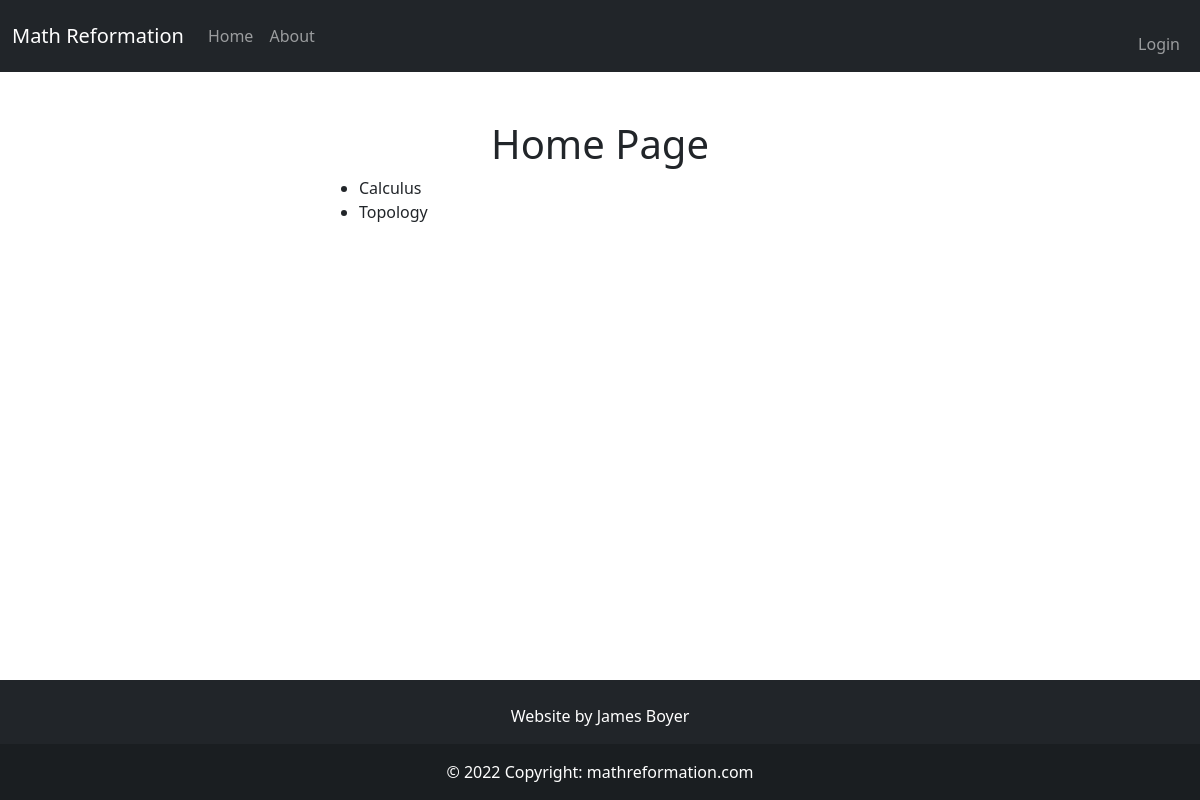
The page /index on the database as committed earlier.
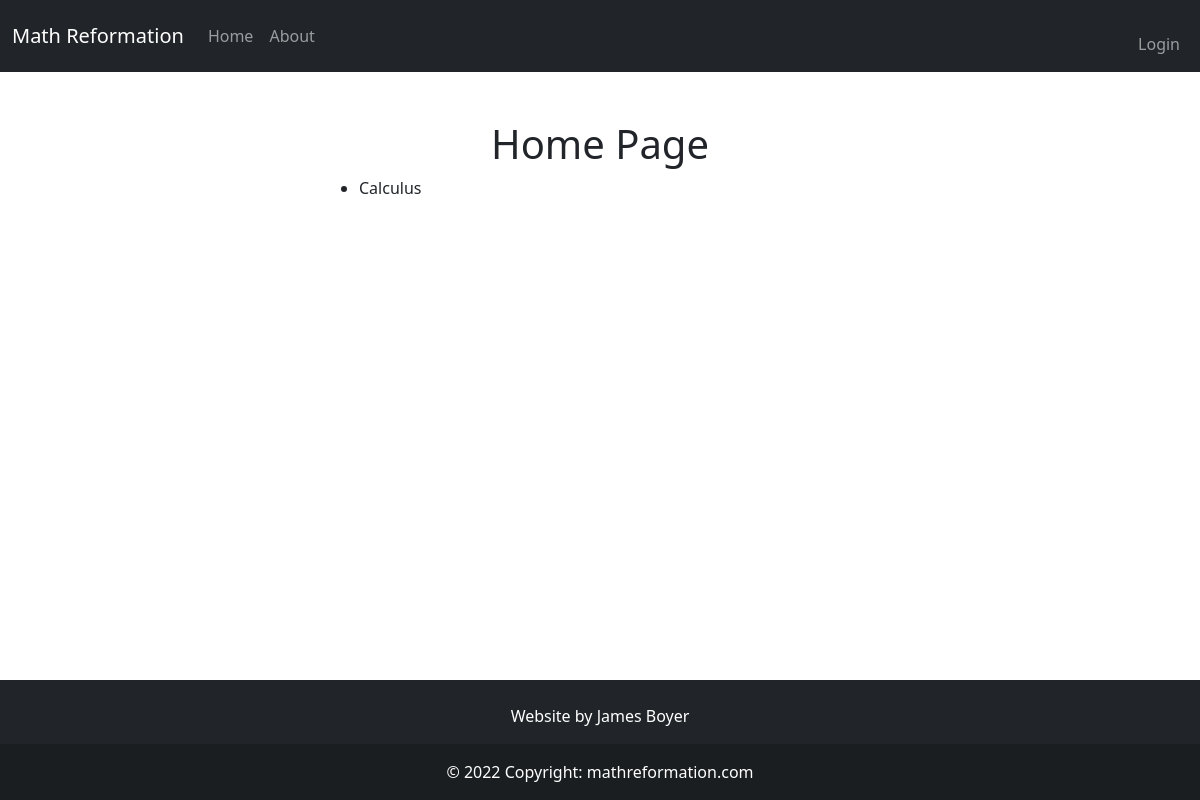
The same page on the database as committed later.
### app/models.py (models this page shows, shortened)
class Category(db.Model):
    id = db.Column(db.Integer, primary_key=True)
    name = db.Column(db.String(50), nullable=False, unique=True)
    path = db.Column(db.String(50), unique=True)
    body = db.Column(db.String(), index=True)
    header = db.Column(db.String(), index=True)
    category_type = db.Column(db.String(15))
    parents = db.relationship('Category',secondary=parent_child_table,
        primaryjoin=id == parent_child_table.c.ChildId,
        secondaryjoin=id == parent_child_table.c.ParentId,
        backref= db.backref('children'))

### app/main/routes.py (the view)
@bp.route("/", methods=["GET"])
@bp.route("/index", methods=["GET"])
def index():
    main_categories = Category.query.filter_by(parents=None)
    return render_template('main/index.html', title="Home", main_categories=main_categories)

### MathReformationWebsite.py (called while the page is built)
@app.context_processor
def add_imports():
    return dict(admin_permission=admin_permission)

### app/main/routes.py (called while the page is built)
@bp.context_processor
def add_imports():
    return dict(admin_permission=admin_permission)

### app/templates/main/index.html
{% extends "base.html" %}
{% block content %}
<h1 class="text-center">Home Page</h1>
<ul>
    {% for category in main_categories %}
    <li>
        <a href = {{ url_for('main.category_page', path=category.path)}}>
            {{ category.name }}
        </a>
    </li>
    {% endfor %}
</ul>
{% endblock %}

Rows that differ between the two databases and show on the page:
no longer on this page (row edited): Category: name "Topology"
